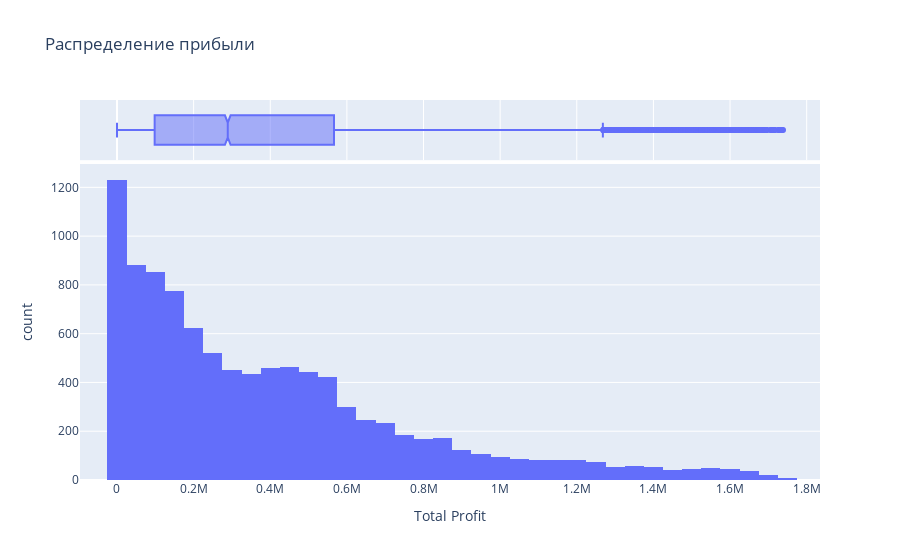
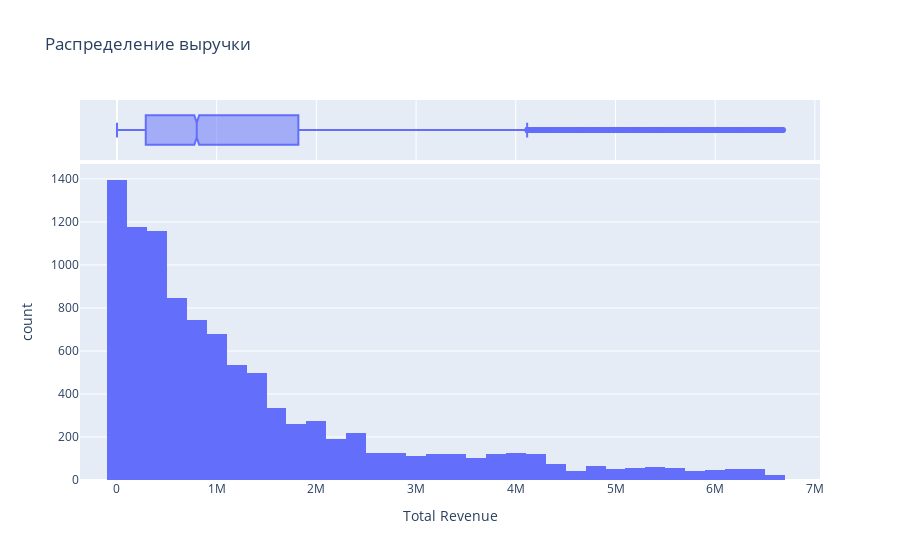

Notebook source saved alongside these figures, in order:
### Code cell
# Гистограммы + KDE
fig1 = px.histogram(df_numeric, x="Total Profit", marginal="box", nbins=50, title="Распределение прибыли")
fig2 = px.histogram(df_numeric, x="Total Revenue", marginal="box", nbins=50, title="Распределение выручки")


# Вывод графиков Plotly
fig1.show()
fig2.show()

### Figure 1 — Plotly figure (JSON) as saved in the notebook; plotly's stock layout.template omitted (floating-point values rounded to 4 significant figures; data arrays with more than 128 entries replaced by an {"elided": "..."} marker saying what was removed)
{"data": [{"bingroup": "x", "hovertemplate": "Total Profit=%{x}<br>count=%{y}<extra></extra>", "legendgroup": "", "marker": {"color": "#636efa", "pattern": {"shape": ""}}, "name": "", "nbinsx": 50, "orientation": "v", "showlegend": false, "type": "histogram", "x": {"elided": "10000 float values"}, "xaxis": "x", "yaxis": "y"}, {"hovertemplate": "Total Profit=%{x}<extra></extra>", "legendgroup": "", "marker": {"color": "#636efa"}, "name": "", "notched": true, "showlegend": false, "type": "box", "x": {"elided": "10000 float values"}, "xaxis": "x2", "yaxis": "y2"}], "layout": {"barmode": "relative", "legend": {"tracegroupgap": 0}, "title": {"text": "Распределение прибыли"}, "xaxis": {"anchor": "y", "domain": [0, 1], "title": {"text": "Total Profit"}}, "xaxis2": {"anchor": "y2", "domain": [0, 1], "matches": "x", "showgrid": true, "showticklabels": false}, "yaxis": {"anchor": "x", "domain": [0, 0.8316], "title": {"text": "count"}}, "yaxis2": {"anchor": "x2", "domain": [0.8416, 1], "matches": "y2", "showgrid": false, "showline": false, "showticklabels": false, "ticks": ""}}}

### Figure 2 — Plotly figure (JSON) as saved in the notebook; plotly's stock layout.template omitted (floating-point values rounded to 4 significant figures; data arrays with more than 128 entries replaced by an {"elided": "..."} marker saying what was removed)
{"data": [{"bingroup": "x", "hovertemplate": "Total Revenue=%{x}<br>count=%{y}<extra></extra>", "legendgroup": "", "marker": {"color": "#636efa", "pattern": {"shape": ""}}, "name": "", "nbinsx": 50, "orientation": "v", "showlegend": false, "type": "histogram", "x": {"elided": "10000 float values"}, "xaxis": "x", "yaxis": "y"}, {"hovertemplate": "Total Revenue=%{x}<extra></extra>", "legendgroup": "", "marker": {"color": "#636efa"}, "name": "", "notched": true, "showlegend": false, "type": "box", "x": {"elided": "10000 float values"}, "xaxis": "x2", "yaxis": "y2"}], "layout": {"barmode": "relative", "legend": {"tracegroupgap": 0}, "title": {"text": "Распределение выручки"}, "xaxis": {"anchor": "y", "domain": [0, 1], "title": {"text": "Total Revenue"}}, "xaxis2": {"anchor": "y2", "domain": [0, 1], "matches": "x", "showgrid": true, "showticklabels": false}, "yaxis": {"anchor": "x", "domain": [0, 0.8316], "title": {"text": "count"}}, "yaxis2": {"anchor": "x2", "domain": [0.8416, 1], "matches": "y2", "showgrid": false, "showline": false, "showticklabels": false, "ticks": ""}}}
